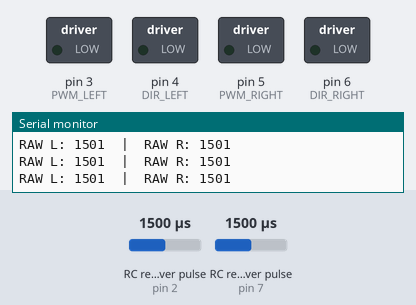
Simulated run of this sketch. Board: Arduino Uno, built with avr-gcc and run on an emulated ATmega328P. On the bench: switched loads named in the sketch (green lamp = pin HIGH), the last lines printed to the serial monitor. Wiring (inferred from the names in the program): 2 × RC receiver channel: data pin 2 / data pin 7. The test bench sets the inputs (shaded band); at power-on: RC receiver pulse (sensors on pin 2, pin 7) 1500 µs.

Above: at 1.2 s.
1.3 s: RC receiver pulse (sensor on pin 2) set to 1469 µs
2.8 s: RC receiver pulse (sensor on pin 2) set to 1452 µs
At 4.0 s:
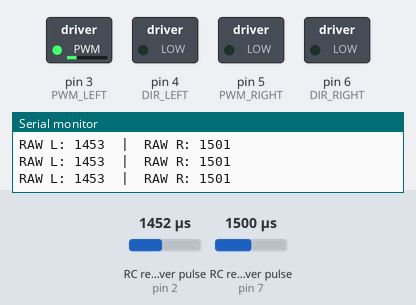
4.3 s: RC receiver pulse (sensor on pin 7) set to 1477 µs
5.8 s: RC receiver pulse (sensor on pin 7) set to 1452 µs
At 6.3 s:
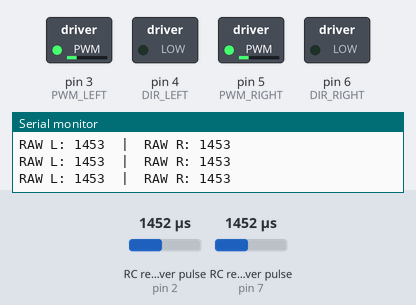
7.3 s: RC receiver pulse (sensor on pin 2) set to 1020 µs
At 8.5 s:
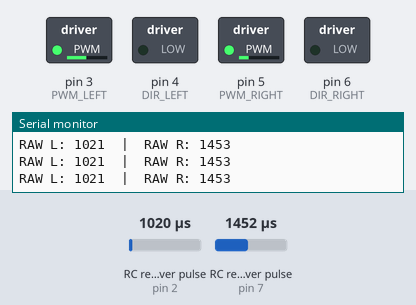
8.8 s: RC receiver pulse (sensor on pin 7) set to 1020 µs
At 9.8 s:
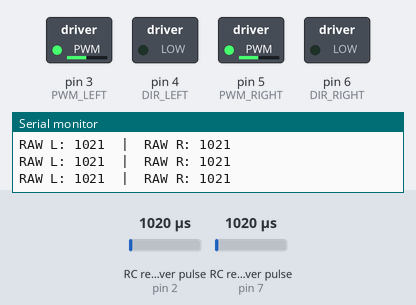
Timing chart, 0 to 11.3 s (numbered marks = the images above; inputs shaded):
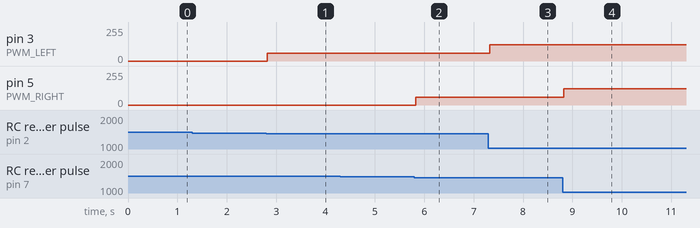

The sketch:

weeduino.ino
```cpp
#define LEFT_CH 2
#define RIGHT_CH 7

#define PWM_LEFT 3
#define DIR_LEFT 4
#define PWM_RIGHT 5
#define DIR_RIGHT 6

#define DEADZONE 40

// ----- MOTOR TUNING -----
#define START_PWM   60
#define MAX_PWM     125
#define MAX_DELTA   500

// ---- FILTERING ----
#define FILTER_ALPHA 0.2   // 0.0–1.0 (lower = more smoothing)

float filteredLeft = 1500;
float filteredRight = 1500;

void setup() {
  pinMode(LEFT_CH, INPUT);
  pinMode(RIGHT_CH, INPUT);

  pinMode(PWM_LEFT, OUTPUT);
  pinMode(DIR_LEFT, OUTPUT);
  pinMode(PWM_RIGHT, OUTPUT);
  pinMode(DIR_RIGHT, OUTPUT);

  Serial.begin(115200);
  Serial.println("EDGE → DC MOTOR CONVERTER READY");
}

int readPulse(int pin) {
  unsigned long v = pulseIn(pin, HIGH, 25000);
  if (v == 0) return 1500;
  return constrain(v, 1000, 2000);
}

void drive(int pwmPin, int dirPin, int pulse) {

  int delta = pulse - 1500;

  if (abs(delta) < DEADZONE) {
    analogWrite(pwmPin, 0);
    return;
  }

  digitalWrite(dirPin, delta > 0 ? HIGH : LOW);

  int mag = abs(delta) - DEADZONE;

  int pwm = map(mag, 0, MAX_DELTA - DEADZONE,
                START_PWM, MAX_PWM);

  pwm = constrain(pwm, START_PWM, MAX_PWM);

  analogWrite(pwmPin, pwm);
}

void loop() {

  int rawLeft = readPulse(LEFT_CH);
  int rawRight = readPulse(RIGHT_CH);
  // Drive motors (ACTIVE for testing)
  drive(PWM_LEFT, DIR_LEFT, rawLeft);
  drive(PWM_RIGHT, DIR_RIGHT, rawRight);

  // Print RAW + FILTERED for debugging
  Serial.print("RAW L: "); Serial.print(rawLeft);
  Serial.print("  |  RAW R: "); Serial.println(rawRight);
}
```

Measured:
- the behaviour switches between 1460 and 1459 µs on RC receiver pulse (sensor on pin 2) (found by bisection; images 0 and 1)
- the behaviour switches between 1460 and 1459 µs on RC receiver pulse (sensor on pin 7) (found by bisection; images 1 and 2)
- after the input at 2.8 s, pin 3 (PWM_LEFT): 0/255 → 60/255 at once
- after the input at 5.8 s, pin 5 (PWM_RIGHT): 0/255 → 60/255 at once
- after the input at 7.3 s, pin 3 (PWM_LEFT): 60/255 → 122/255 at once
- after the input at 8.8 s, pin 5 (PWM_RIGHT): 60/255 → 122/255 at once
